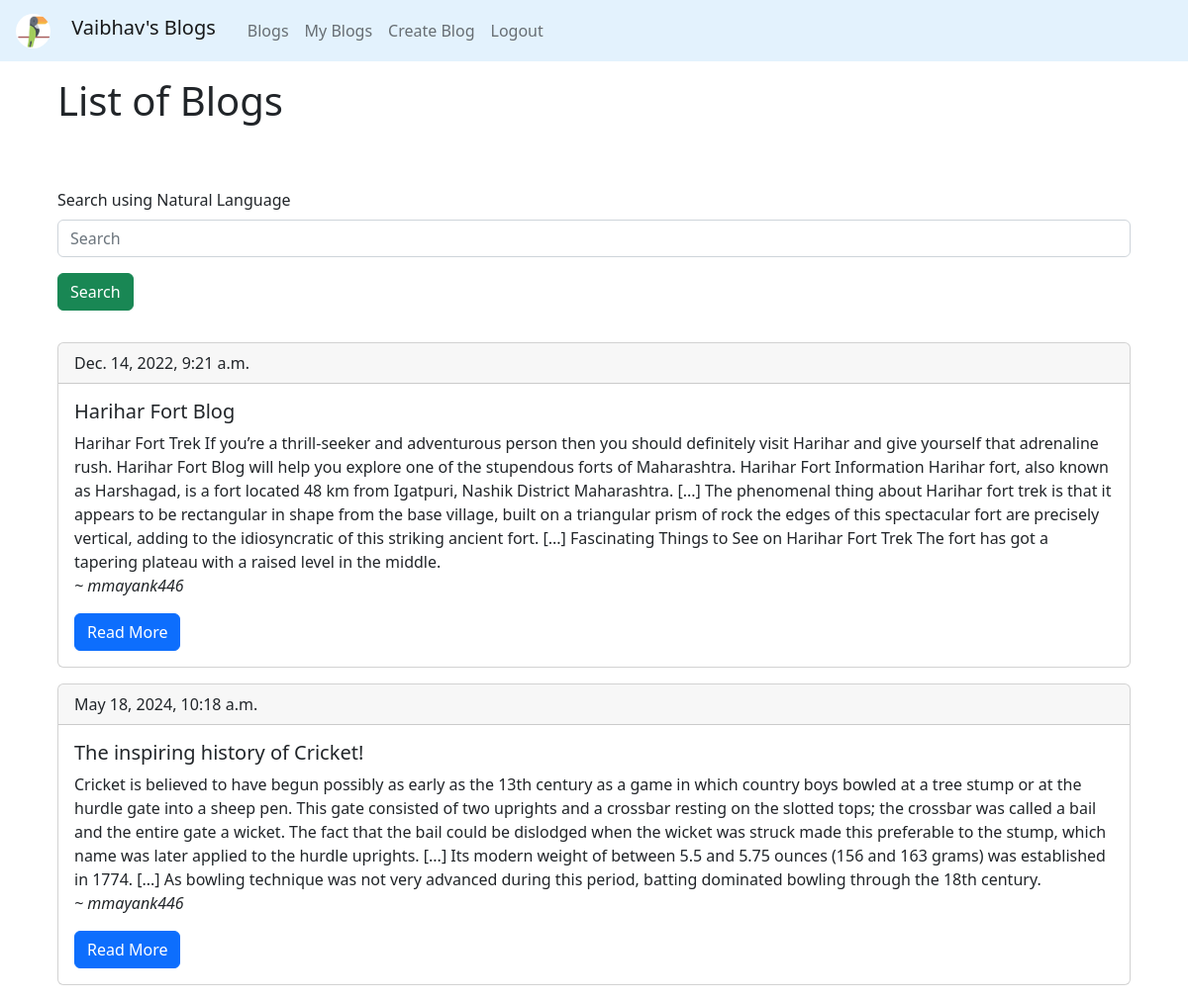
Page /blogs/getmyblogs/ (signed in) on the committed database.
### Blogs/models.py (models this page shows, shortened)
class Blog(models.Model):
    title = models.TextField(null=True, blank=True)
    content = tinymce_models.HTMLField(null=True, blank=True)
    author = models.ForeignKey(User, null=True, blank=True, on_delete=models.SET_NULL)
    audio = models.FileField(upload_to='media/audio/', null=True, blank=True)
    summary = models.TextField(blank=True, null=True)
    date = models.DateTimeField(auto_now_add=True, null=True, blank=True)

### Blogs/views.py (the view)
# urls.py: path('getmyblogs/',getMyBlogs, name='get_my_blogs'),
@login_required
def getMyBlogs(request):
    try:
        blogs = Blog.objects.filter(author=request.user)
        context = {'blogs':blogs}
        return render(request, 'Blogs/index.html', context)
    except Exception as e:
        context = {'error':str(e)}
        return render(request, 'error.html', context)

### templates/Blogs/index.html (shortened to what this page needs)
{% extends 'base.html' %}
{% block content %}
<div class="container">
    <h1 class="h1 text-dark p-3">List of Blogs</h1>
    <form method="post" class="p-3">
        <div class="form-group py-3">
            <label for="query" class="py-2">Search using Natural Language</label>
            <input type="text" id="query" name="query" class="form-control" placeholder="Search">
        </div>
        <button class="btn btn-success">Search</button>
    </form>
    {% for blog in blogs %}
    <div class="card m-3">
        <div class="card-header">{{blog.date}}</div>
        <div class="card-body">
            <h5 class="card-title">{{blog.title}}</h5>
            <div class="card-text">
                {{ blog.summary }}
            </div>
            <p><i>~ {{blog.author.username}}</i></p>
            <a href="{% url 'get_blog' blog.id %}" class="btn btn-primary">Read More</a>
        </div>
    </div>
    {% endfor %}
</div>
{% endblock %}

### rows in the picture
Blog: date "Dec. 14, 2022, 9:21 a.m.", title "Harihar Fort Blog", summary "Harihar Fort Trek If you’re a thrill-seeker and adventurous person then you should definitely visit Harihar and give yourself that adrenaline rush. Harihar Fort Blog will help you explore one of the stupendous forts of Maharashtra. Harihar Fort Information Harihar fort, also known as Harshagad, is a fort located 48 km from Igatpuri, Nashik District Maharashtra. [...] The phenomenal thing about Harihar fort trek is that it appears to be rectangular in shape from the base village, built on a triangular prism of rock the edges of this spectacular fort are precisely vertical, adding to the idiosyncratic of this striking ancient fort. [...] Fascinating Things to See on Harihar Fort Trek The fort…", author.username "mmayank446"
Blog: date "May 18, 2024, 10:18 a.m.", title "The inspiring history of Cricket!", summary "Cricket is believed to have begun possibly as early as the 13th century as a game in which country boys bowled at a tree stump or at the hurdle gate into a sheep pen. This gate consisted of two uprights and a crossbar resting on the slotted tops; the crossbar was called a bail and the entire gate a wicket. The fact that the bail could be dislodged when the wicket was struck made this preferable to the stump, which name was later applied to the hurdle uprights. [...] Its modern weight of between 5.5 and 5.75 ounces (156 and 163 grams) was established in 1774. [...] As bowling technique was not very advanced during this period, batting dominated bowling through the 18th century.", author.username "mmayank446"
